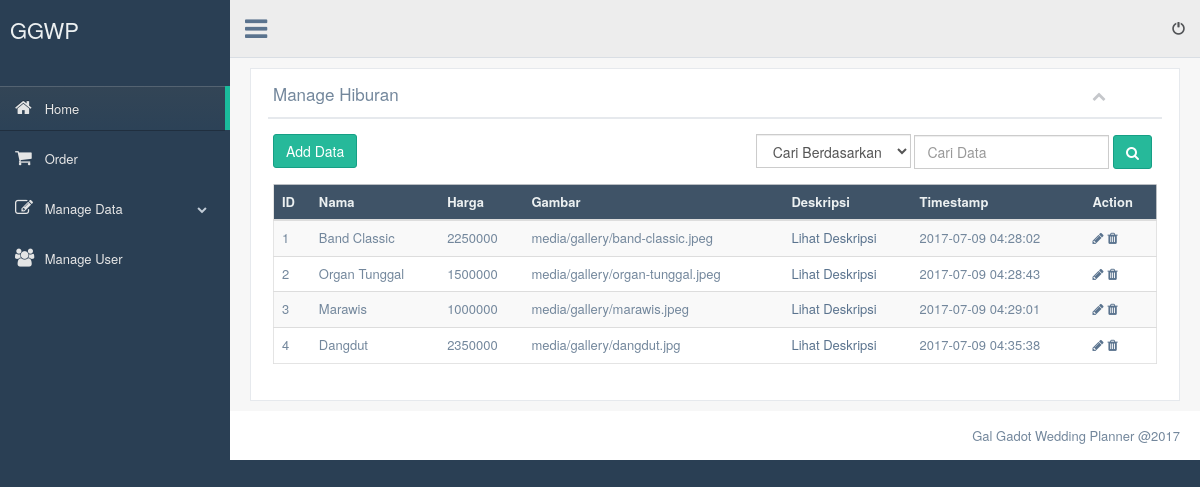
/admin/index.php?menu=hiburan (signed in), run on the app's committed database.
### tables this page shows
CREATE TABLE `hiburan` (
  `id` int(11) NOT NULL,
  `name` varchar(255) NOT NULL,
  `price` int(11) NOT NULL,
  `image` varchar(255) NOT NULL,
  `description` text NOT NULL,
  `create_date` timestamp NOT NULL DEFAULT CURRENT_TIMESTAMP ON UPDATE CURRENT_TIMESTAMP
);

### admin/hiburan.php (the view, shortened to what this page needs)
<div class="row">
  <div class="col-md-12 col-sm-12 col-xs-12">
    <div class="x_panel">
      <div class="x_title">
        <h2>Manage Hiburan</h2>
        <ul class="nav navbar-right panel_toolbox">
          <li><a class="collapse-link"><i class="fa fa-chevron-up"></i></a></li>
        </ul>
        <div class="clearfix"></div>
      </div>
      <div class="x_content">
        <div class="row">
          <div class="col-md-3 col-xs-12">
            <p><a href="#" class="btn btn-success" data-target="#ModalAdd" data-toggle="modal">Add Data</a></p>
          </div>
          <div class="col-md-9 col-xs-12">
            <form action="pencarian.php" name="modal_popup" enctype="multipart/form-data" method="POST">
              <ul class="searchtool">
              <li>
                <select name="searchby" class="form-control">
                  <option value="-">Cari Berdasarkan</option>
                </select>
              </li>
              <li>
                <input type="text" name="search"  class="form-control" placeholder="Cari Data" required/>
              </li>
              <li>
                <button class="btn btn-success" type="submit">
                    <i class="fa fa-search" aria-hidden="true"></i>
                </button>
              </li>
              </ul>
            </form>
          </div>
        </div>
        <div class="table-responsive">
          <table class="table table-striped jambo_table bulk_action">
            <thead>
              <tr class="headings">
                <th class="column-title">ID</th>
                <th class="column-title">Nama</th>
                <th class="column-title">Harga</th>
                <th class="column-title">Gambar</th>
                <th class="column-title">Deskripsi</th>
                <th class="column-title">Timestamp</th>
                <th class="column-title no-link last"><span class="nobr">Action</span></th>
              </tr>
            </thead>
            <tbody>
              <?php
                include "koneksi.php";
                $tbname="hiburan";
                $modal=mysqli_query($connection, "SELECT * FROM $tbname");
                while($r=mysqli_fetch_array($modal)){
              ?>
                <tr class="even pointer">
                    <td><?php echo $r['id']; ?></td>
                    <td><?php echo $r['name']; ?></td>
                    <td><?php echo $r['price']; ?></td>
                    <td><?php echo $r['image']; ?></td>
                    <td><a href="#" data-target="#ModalDesc<?php echo $r['id']; ?>" data-toggle="modal">Lihat Deskripsi</a></td>
                    <td><?php echo $r['create_date']; ?></td>
                    <td>
                       <a href="#" class='open_modal' id='<?php echo $r['id']; ?>' tbname="<?php echo $tbname; ?>"><i class="fa fa-pencil"></i></a>
                       <a href="#" onclick="confirm_modal('delete_data.php?id=<?php echo $r['id']; ?>&amp;tbname=<?php echo $tbname; ?>');"><i class="fa fa-trash"></i></a>
                    </td>
                </tr>
              <?php } ?>
        </tbody>
        </table>
        </div>
      </div>
    </div>
  </div>
</div>

### css/admin-style.css (style rules this page uses)
ul.searchtool { list-style: none; float: right; }
ul.searchtool li { display: inline-block; }

### data on the page
hiburan: id "1", name "Band Classic", price "2250000", image "media/gallery/band-classic.jpeg", create_date "2017-07-09 04:28:02"
hiburan: id "2", name "Organ Tunggal", price "1500000", image "media/gallery/organ-tunggal.jpeg", create_date "2017-07-09 04:28:43"
hiburan: id "3", name "Marawis", price "1000000", image "media/gallery/marawis.jpeg", create_date "2017-07-09 04:29:01"
hiburan: id "4", name "Dangdut", price "2350000", image "media/gallery/dangdut.jpg", create_date "2017-07-09 04:35:38"
